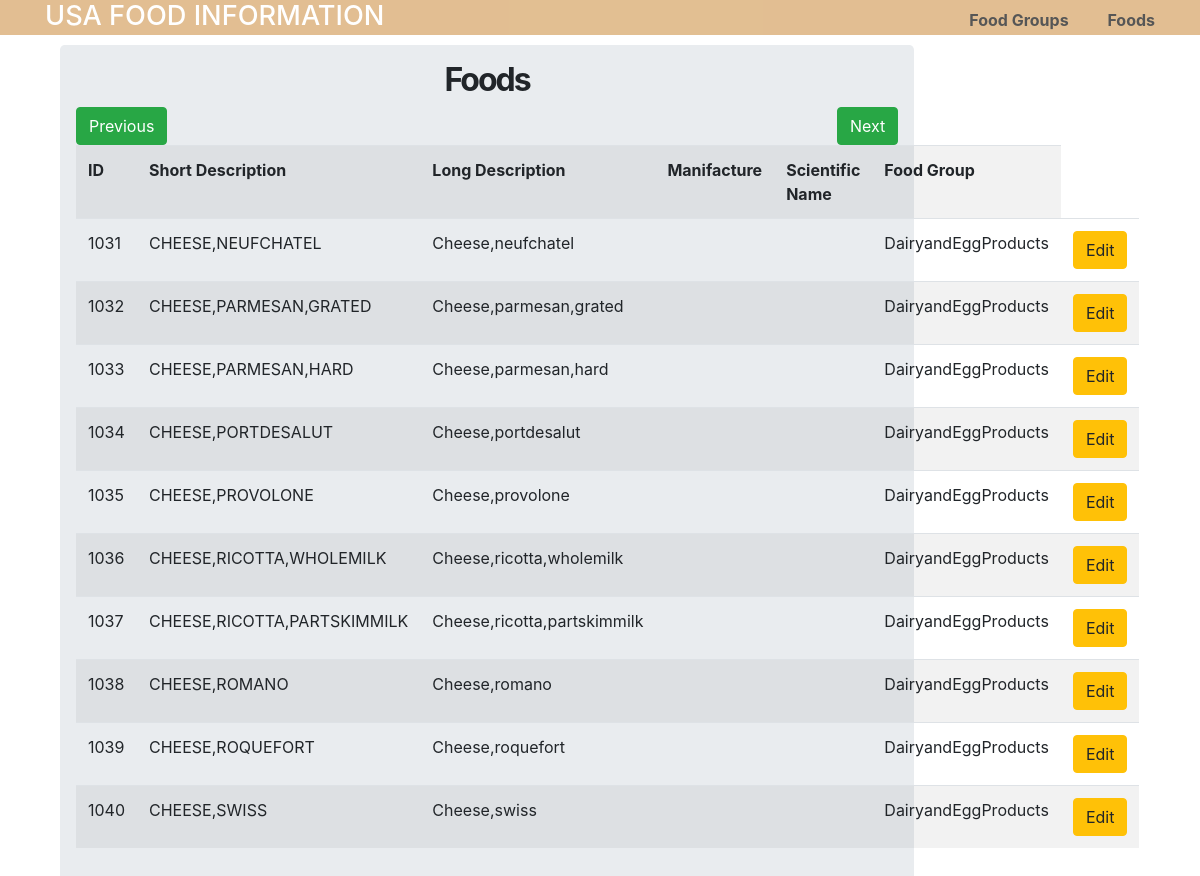
The page /about/3/ on the database its author committed.
### tables this page shows
CREATE TABLE food(
                                      id int PRIMARY KEY NOT NULL,
                                      food_group_id int REFERENCES food_group(id) NOT NULL,
                                      long_desc text NOT NULL DEFAULT '',
                                      short_desc text NOT NULL DEFAULT '',
                                      common_names text NOT NULL DEFAULT '',
                                      manufac_name text NOT NULL DEFAULT '',
                                      survey text NOT NULL DEFAULT '',
                                      ref_desc text NOT NULL DEFAULT '',
                                      refuse int NOT NULL,
                                      sci_name text NOT NULL DEFAULT '',
                                      nitrogen_factor float NOT NULL,
                                      protein_factor float NOT  NULL,
                                      fat_factor float NOT NULL,
                                      calorie_factor float NOT NULL
                                );

CREATE TABLE food_group (
                                         id int PRIMARY KEY NOT NULL,
                                         name text NOT NULL,
                                         UNIQUE (id)
                                    );

### app.py (the view)
@app.route('/about/', defaults={'page': 0})
@app.route('/about/<int:page>/', methods=['GET', 'POST'])
def about(page):
    every_page = 10
    prev_page = (page-1) if (page > 0) else page
    next_page = page + 1
    c = get_db().cursor()
    current_page = page
    page = page*every_page
    food_items = c.execute('SELECT f.id,f.short_desc, f.long_desc,f.manufac_name, f.sci_name,fg.name AS fgname FROM food f '
                           'INNER JOIN food_group fg ON '
                           'f.food_group_id = fg.id LIMIT ?, ?', (page, every_page)).fetchall()
    food_goups_items = c.execute('SELECT * FROM food_group')
    return render_template("about.html", all_food=food_items, food_groups=food_goups_items, prev_page=prev_page,
                           next_page=next_page, current_page=current_page)

### app.py (called while the page is built)
def get_db():
    db = getattr(g, '_database', None)
    if db is None:
        db = g._database = sqlite3.connect('usda.db')
    return db

@app.teardown_appcontext
def close_connection(exception):
    db = getattr(g, '_database', None)
    if db is not None:
        db.close()

### templates/about.html (shortened to what this page needs)
<!DOCTYPE html>
<html lang="en" dir="ltr">
   <head>
   </head>
   <body>
      {% extends "template.html" %}
      {% block content %}
      <div class="container">
          <div class="row">
              <div class="col md-12">
                  <div class="jumbotron p-3">
                  <h2> <b>Foods </b>
                  <h2>
                         <button type="button"  class="btn btn-success float-left" onclick="window.location.href='{{ url_for('about', page=prev_page) }}'">Previous</button>
                         <button type="button"  class="btn btn-success float-right" onclick="window.location.href='{{ url_for('about', page=next_page) }}'">Next</button>
                      </h2>
                  </h2>
                     <table class="table table-hover table-striped">
                       <tr>
                           <th>ID</th>
                           <th>Short Description</th>
                           <th>Long Description</th>
                           <th>Manifacture</th>
                           <th>Scientific Name</th>
                           <th>Food Group</th>
                       </tr>
                      {% for id,short_desc,long_desc,manufac_name,sci_name, fgname in all_food %}
                       <tr>
                           <td>{{ id }}</td>
                           <td>{{ short_desc }}</td>
                           <td>{{ long_desc }}</td>
                           <td>{{ manufac_name }}</td>
                           <td>{{ sci_name }}</td>
                           <td>{{ fgname }}</td>
                           <td>
                               <a href="/update/{{id}}" class="btn btn-warning btn-xs" data-toggle="modal" data-target="#modaledit{{id}}">Edit</a>
                           </td>
                        </tr>
                         {% endfor %}
                     </table>
                  </div>
              </div>
          </div>
      </div>
      {% endblock %}

### static/css/template.css (style rules this page uses)
body { margin: 0; padding: 0; font-family: "Helvetica Neue", Helvetica, Arial, sans-serif; color: #444; }
.container { width: 1200px; margin: 0 auto; }
h2 { font-size: 3em; margin-top: 40px; text-align: center; letter-spacing: -2px; }

### rows shown on the page
food: id "1031", short_desc "CHEESE,NEUFCHATEL", long_desc "Cheese,neufchatel", name "DairyandEggProducts"
food: id "1032", short_desc "CHEESE,PARMESAN,GRATED", long_desc "Cheese,parmesan,grated", name "DairyandEggProducts"
food: id "1033", short_desc "CHEESE,PARMESAN,HARD", long_desc "Cheese,parmesan,hard", name "DairyandEggProducts"
food: id "1034", short_desc "CHEESE,PORTDESALUT", long_desc "Cheese,portdesalut", name "DairyandEggProducts"
food: id "1035", short_desc "CHEESE,PROVOLONE", long_desc "Cheese,provolone", name "DairyandEggProducts"
food: id "1036", short_desc "CHEESE,RICOTTA,WHOLEMILK", long_desc "Cheese,ricotta,wholemilk", name "DairyandEggProducts"
food: id "1037", short_desc "CHEESE,RICOTTA,PARTSKIMMILK", long_desc "Cheese,ricotta,partskimmilk", name "DairyandEggProducts"
food: id "1038", short_desc "CHEESE,ROMANO", long_desc "Cheese,romano", name "DairyandEggProducts"
food: id "1039", short_desc "CHEESE,ROQUEFORT", long_desc "Cheese,roquefort", name "DairyandEggProducts"
food: id "1040", short_desc "CHEESE,SWISS", long_desc "Cheese,swiss", name "DairyandEggProducts"
